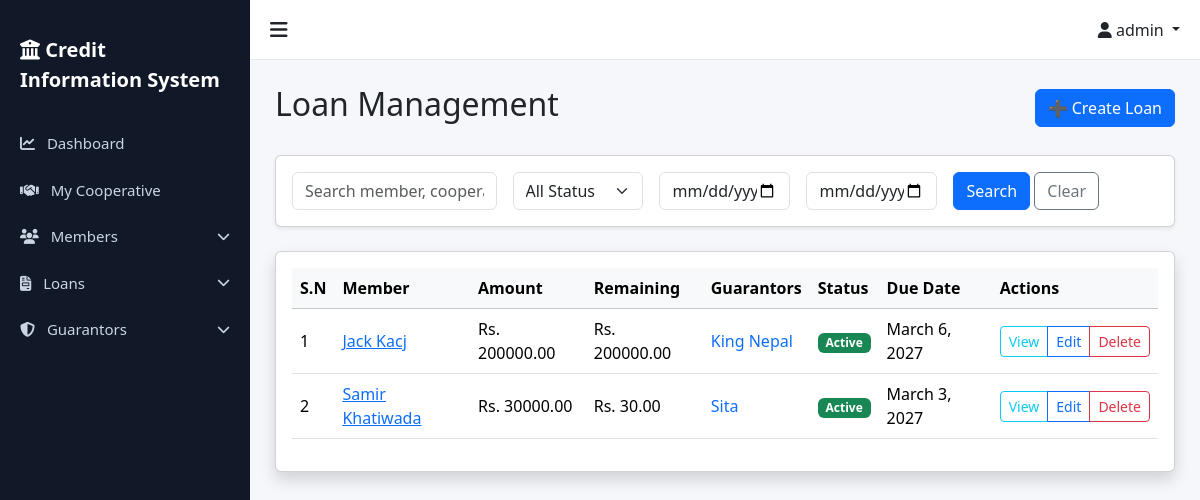
Before: /loans/ (signed in) with the older database file.
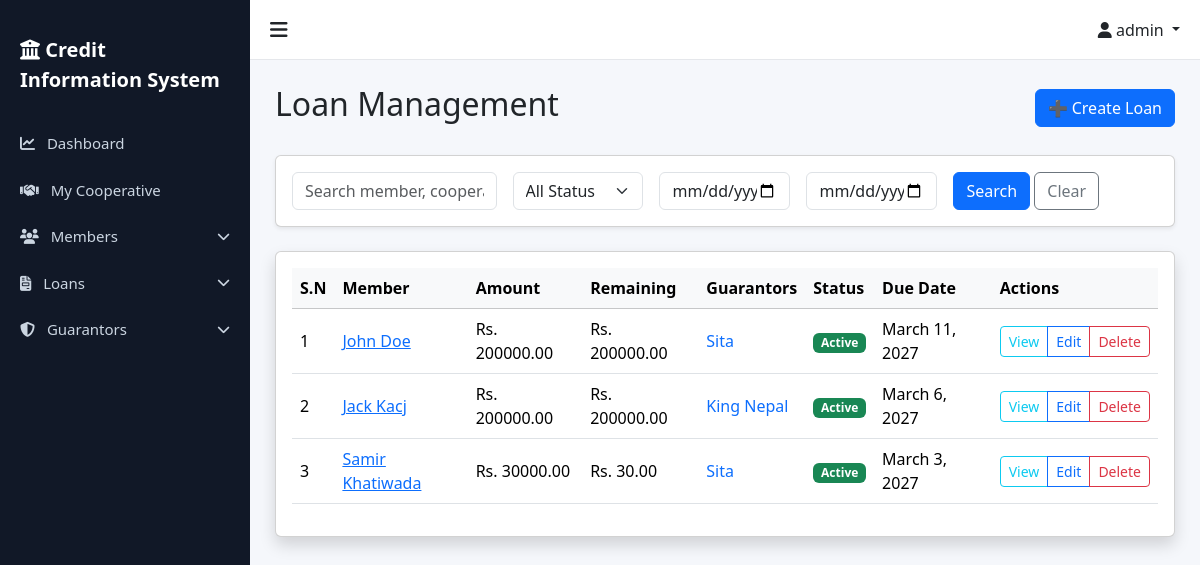
After: the same page with the newer database file.
### accounts/models.py (models this page shows, shortened)
class User(AbstractUser):
    ROLE_CHOICES = (
        ('superadmin', 'Super Admin'),
        ('admin', 'Admin'),
        ('staff', 'Staff'),
    )
    role = models.CharField(max_length=20, choices=ROLE_CHOICES, default='staff')
    cooperative = models.ForeignKey(
        'cooperatives.Cooperative',
        on_delete=models.SET_NULL,
        null=True,
        blank=True,
        related_name='users',
        help_text="Null for Super Admin users"
    )
    is_first_login = models.BooleanField(default=True)
    class Meta:
        ordering = ['-date_joined']
        indexes = [
            models.Index(fields=['role']),
            models.Index(fields=['cooperative']),
        ]
    def is_superadmin(self):
        return self.role == 'superadmin'
    def is_admin(self):
        return self.role == 'admin'
    def is_staff_user(self):
        return self.role == 'staff'

### loans/models.py (models this page shows, shortened)
class Loan(models.Model):
    STATUS_CHOICES = [
        ('Active', 'Active'),
        ('Cleared', 'Cleared'),
        ('Overdue', 'Overdue'),
    ]
    loan_id = models.AutoField(primary_key=True)
    member = models.ForeignKey(
        Member,
        on_delete=models.CASCADE,
        related_name="loans"
    )
    cooperative = models.ForeignKey(
        Cooperative,
        on_delete=models.CASCADE,
        related_name="loans"
    )
    loan_amount = models.DecimalField(max_digits=12, decimal_places=2)
    interest_rate = models.DecimalField(
        max_digits=5,
        decimal_places=2,
        help_text="Interest rate in %"
    )
    loan_date = models.DateField()
    due_date = models.DateField()
    status = models.CharField(
        max_length=10,
        choices=STATUS_CHOICES,
        default="Active"
    )
    remaining_balance = models.DecimalField(
        max_digits=12,
        decimal_places=2,
        blank=True
    )
    created_by = models.ForeignKey(
        settings.AUTH_USER_MODEL,
        on_delete=models.SET_NULL,
        null=True
    )
    created_at = models.DateTimeField(auto_now_add=True)

class Guarantor(models.Model):
    STATUS_CHOICES = [
        ('Active', 'Active'),
        ('Released', 'Released'),
    ]
    name = models.CharField(max_length=255)
    citizenship_number = models.CharField(max_length=50)
    loan = models.ForeignKey(Loan, on_delete=models.CASCADE, related_name="guarantors")
    member = models.ForeignKey(Member, on_delete=models.SET_NULL, null=True, blank=True, related_name="guaranteed_loans")
    contact_number = models.CharField(max_length=15)
    status = models.CharField(max_length=10, choices=STATUS_CHOICES, default='Active')

### members/models.py (models this page shows, shortened)
class Member(models.Model):
    full_name = models.CharField(max_length=255)
    citizenship_number = models.CharField(max_length=50, unique=True)
    unique_system_id = models.CharField(max_length=100, unique=True, editable=False)
    address = models.TextField()
    phone = models.CharField(max_length=20)
    blacklist_status = models.BooleanField(default=False)
    cooperative = models.ForeignKey(
        'cooperatives.Cooperative',
        on_delete=models.CASCADE,
        related_name='members'
    )
    created_at = models.DateTimeField(auto_now_add=True)
    updated_at = models.DateTimeField(auto_now=True)
    class Meta:
        ordering = ['-created_at']
        indexes = [
            models.Index(fields=['citizenship_number']),
            models.Index(fields=['unique_system_id']),
            models.Index(fields=['blacklist_status']),
        ]

### loans/views.py (the view)
# urls.py: path('', LoanListView.as_view(), name='loan_list'),
class LoanListView(StaffOrAdminMixin, CooperativeAccessMixin, LoginRequiredMixin, ListView):
    model = Loan
    template_name = 'loans/loan_list.html'
    context_object_name = 'loans'
    paginate_by = 10
    ordering = ['-loan_date']
    def get_queryset(self):
        qs = super().get_queryset()
        if not self.request.user.is_superadmin():
            qs = qs.filter(cooperative=self.request.user.cooperative)
        search_query = self.request.GET.get('search', '')
        if search_query:
            qs = qs.filter(
                Q(member__full_name__icontains=search_query) |
                Q(cooperative__name__icontains=search_query) |
                Q(guarantors__name__icontains=search_query)
            ).distinct()
        start_date = self.request.GET.get('start_date')
        if start_date:
            qs = qs.filter(loan_date__gte=start_date)
        due_date = self.request.GET.get('due_date')
        if due_date:
            qs = qs.filter(due_date__lte=due_date)
        status_filter = self.request.GET.get('status', '')
        if status_filter:
            qs = qs.filter(status=status_filter)
        return qs
    def get_context_data(self, **kwargs):
        context = super().get_context_data(**kwargs)
        context['search_query'] = self.request.GET.get('search', '')
        context['status_filter'] = self.request.GET.get('status', '')
        context['start_date'] = self.request.GET.get('start_date', '')
        context['due_date'] = self.request.GET.get('due_date', '')
        return context

### accounts/permissions.py (called while the page is built)
    def test_func(self):
        return self.request.user.is_authenticated and (
            self.request.user.is_staff_user() or
            self.request.user.is_admin() or
            self.request.user.is_superadmin()
        )

    def get_queryset(self):
        queryset = super().get_queryset()
        if self.request.user.is_superadmin():
            return queryset
        if self.request.user.cooperative:
            from cooperatives.models import Cooperative
            if queryset.model == Cooperative:
                return queryset.filter(pk=self.request.user.cooperative.pk)
            return queryset.filter(cooperative=self.request.user.cooperative)
        return queryset.none()

    def get_context_data(self, **kwargs):
        context = super().get_context_data(**kwargs)
        if not self.request.user.is_superadmin() and self.request.user.cooperative:
            context['user_cooperative'] = self.request.user.cooperative
        return context

### templates/loans/loan_list.html (shortened to what this page needs)
{% extends "base.html" %}
{% block content %}
<div class="d-flex justify-content-between align-items-center mb-4">
    <h2>Loan Management</h2>
    <a href="{% url 'loans:create_loan' %}" class="btn btn-primary">➕ Create Loan</a>
</div>
<div class="card shadow-sm mb-4">
    <div class="card-body">
        <form method="get" class="row g-3 align-items-center">
            <div class="col-md-3">
                <input type="text" name="search" class="form-control"
                    placeholder="Search member, cooperative, guarantor..." value="{{ search_query }}">
            </div>
            <div class="col-md-2">
                <select name="status" class="form-select">
                    <option value="">All Status</option>
                </select>
            </div>
            <div class="col-md-2">
                <input type="date" name="start_date" class="form-control" placeholder="Start Date"
                    value="{{ start_date }}" title="From Date">
            </div>
            <div class="col-md-2">
                <input type="date" name="due_date" class="form-control" placeholder="Due Date" value="{{ due_date }}"
                    title="To Date">
            </div>
            <div class="col-md-3">
                <button type="submit" class="btn btn-primary">Search</button>
                <a href="{% url 'loans:loan_list' %}" class="btn btn-outline-secondary">Clear</a>
            </div>
        </form>
    </div>
</div>
<div class="card shadow">
    <div class="card-body">
        <div class="table-responsive">
            <table class="table table-hover align-middle">
                <thead class="table-light">
                    <tr>
                        <th>S.N</th>
                        <th>Member</th>
                        <th>Amount</th>
                        <th>Remaining</th>
                        <th>Guarantors</th>
                        <th>Status</th>
                        <th>Due Date</th>
                        <th>Actions</th>
                    </tr>
                </thead>
                <tbody>
                    {% for loan in loans %}
                    <tr>
                        <td>{{ forloop.counter }}</td>
                        <td><a href="{% url 'loans:loan_detail' loan.loan_id %}">{{loan.member.full_name }}</a></td>
                        <td>Rs. {{ loan.loan_amount }}</td>
                        <td>Rs. {{ loan.remaining_balance }}</td>
                        <td>
                            {% for guarantor in loan.guarantors.all %}
                            <a href="{% url 'loans:guarantor_detail' guarantor.pk %}" class="text-decoration-none">
                                {{ guarantor.name }}
                            </a>{% if not forloop.last %}, {% endif %}
                            {% empty %}
                            <span class="text-muted">-</span>
                            {% endfor %}
                        </td>
                        <td>
                            {% if loan.status == "Active" %}
                            <span class="badge bg-success">Active</span>
                            {% elif loan.status == "Overdue" %}
                            <span class="badge bg-danger">Overdue</span>
                            {% else %}
                            <span class="badge bg-secondary">{{ loan.status }}</span>
                            {% endif %}
                        </td>
                        <td>{{ loan.due_date }}</td>
                        <td>
                            <div class="btn-group btn-group-sm">
                                <a href="{% url 'loans:loan_detail' loan.loan_id %}"
                                    class="btn btn-outline-info">View</a>
                                <a href="{% url 'loans:update_loan' loan.loan_id %}"
                                    class="btn btn-outline-primary">Edit</a>
                                {% if user.is_superadmin or user.is_admin %}
                                <a href="{% url 'loans:delete_loan' loan.loan_id %}"
                                    class="btn btn-outline-danger">Delete</a>
                                {% endif %}
                            </div>
                        </td>
                    </tr>
                    {% empty %}
                    <tr>
                        <td colspan="8" class="text-center py-4">No loans available</td>
                    </tr>
                    {% endfor %}
                </tbody>
            </table>
        </div>
    </div>
</div>
{% endblock %}

### templates/base.html (shortened to what this page needs)
{% load static %}
<!DOCTYPE html>
<html lang="en">
<head>
    <link href="https://cdn.jsdelivr.net/npm/bootstrap@5.3.2/dist/css/bootstrap.min.css" rel="stylesheet">
    <link rel="stylesheet" href="https://cdnjs.cloudflare.com/ajax/libs/font-awesome/6.5.0/css/all.min.css">
    <link href="https://cdn.jsdelivr.net/npm/select2@4.1.0-rc.0/dist/css/select2.min.css" rel="stylesheet" />
    <link href="https://cdn.jsdelivr.net/npm/select2-bootstrap-5-theme@1.3.0/dist/select2-bootstrap-5-theme.min.css"
        rel="stylesheet" />
</head>
<body>
    {% if user.is_authenticated %}
    <div id="sidebar" class="sidebar">
        <div class="sidebar-brand">
            <i class="fa-solid fa-building-columns"></i> Credit Information System
        </div>
        <a href="{% url 'accounts:dashboard' %}">
            <i class="fa-solid fa-chart-line me-2"></i> Dashboard
        </a>
        {% if user.is_superadmin %}
        <a href="#cooperativesMenu" data-bs-toggle="collapse" role="button" aria-expanded="false"
            aria-controls="cooperativesMenu" class="d-flex justify-content-between align-items-center">
            <span><i class="fa-solid fa-building me-2"></i> Cooperatives</span>
            <i class="fa-solid fa-chevron-down small"></i>
        </a>
        <div class="collapse" id="cooperativesMenu">
            <a href="{% url 'cooperatives:create' %}" class="ps-5 py-2 small"><i class="fa-solid fa-plus me-2"></i>Add
                Cooperative</a>
            <a href="{% url 'cooperatives:list' %}" class="ps-5 py-2 small"><i
                    class="fa-solid fa-list me-2"></i>Cooperative List</a>
        </div>
        {% elif user.cooperative %}
        <a href="{% url 'cooperatives:detail' user.cooperative.pk %}">
            <i class="fa-solid fa-handshake me-2"></i> My Cooperative
        </a>
        {% endif %}
        <a href="#membersMenu" data-bs-toggle="collapse" role="button" aria-expanded="false" aria-controls="membersMenu"
            class="d-flex justify-content-between align-items-center">
            <span><i class="fa-solid fa-users me-2"></i> Members</span>
            <i class="fa-solid fa-chevron-down small"></i>
        </a>
        <a href="#loansMenu" data-bs-toggle="collapse" role="button" aria-expanded="false" aria-controls="loansMenu"
            class="d-flex justify-content-between align-items-center">
            <span><i class="fa-solid fa-file-invoice me-2"></i> Loans</span>
            <i class="fa-solid fa-chevron-down small"></i>
        </a>
        <a href="#guarantorsMenu" data-bs-toggle="collapse" role="button" aria-expanded="false"
            aria-controls="guarantorsMenu" class="d-flex justify-content-between align-items-center">
            <span><i class="fa-solid fa-shield-halved me-2"></i> Guarantors</span>
            <i class="fa-solid fa-chevron-down small"></i>
        </a>
    </div>
    {% endif %}
    <div id="mainContent" class="{% if user.is_authenticated %}main-content{% else %}container-fluid{% endif %}">
        {% if user.is_authenticated %}
        <div class="topbar">
            <div class="toggle-btn" onclick="toggleSidebar()">
                <i class="fa-solid fa-bars"></i>
            </div>
            <div>
                <div class="dropdown">
                    <a class="dropdown-toggle text-dark text-decoration-none" href="#" role="button"
                        data-bs-toggle="dropdown">
                        <i class="fa-solid fa-user"></i>
                        {{ user.username }}
                    </a>
                </div>
            </div>
        </div>
        {% endif %}
        <div class="page-content">
            {% block content %}
            {% endblock %}
        </div>
    </div>
</body>
</html>

### templates/base.html (style rules this page uses)
body { overflow-x: hidden; background: #f5f7fb; }
.sidebar { height: 100vh; width: 250px; position: fixed; top: 0; left: 0; background: #111827; padding-top: 20px; transition: all 0.3s; }
.sidebar a { color: #cbd5e1; padding: 12px 20px; display: block; text-decoration: none; font-size: 15px; }
.sidebar-brand { color: #fff; font-size: 20px; font-weight: 600; padding: 15px 20px; margin-bottom: 10px; }
.main-content { margin-left: 250px; transition: all 0.3s; }
.topbar { height: 60px; background: #fff; border-bottom: 1px solid #e5e7eb; display: flex; align-items: center; justify-content: space-between; padding: 0 20px; }
.toggle-btn { font-size: 20px; cursor: pointer; }
.page-content { padding: 25px; }

Changed rows visible on the page:
added Loan: member.full_name "John Doe", loan_amount "200000.00", remaining_balance "200000.00", status "Active", due_date "March 11, 2027"
added Guarantor: name "Sita", shown under "John Doe"
